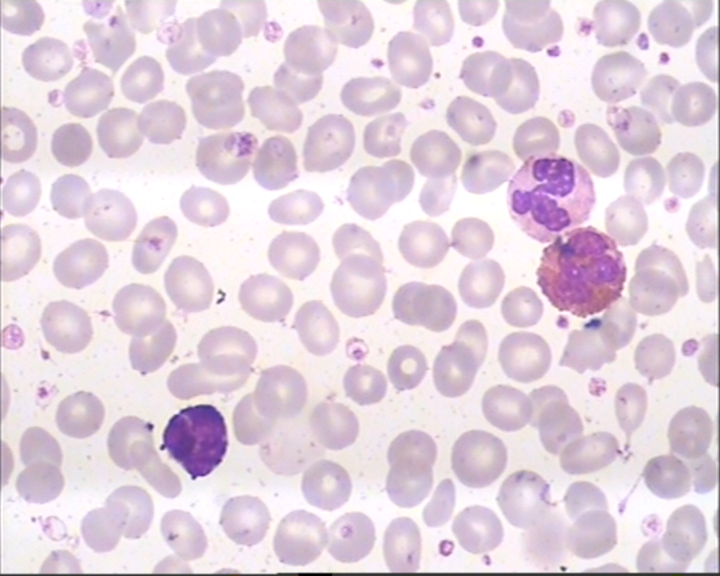
#> input picture data/1.bmp, 720 x 576 px, found by its file name
$ python 'Greyscal and Gaussian Blur.py'
#> lines starting #> are read from the running program, lines starting #| are printed output that depends on the picture
import matplotlib.pyplot as plt
import numpy as np
import cv2

#Github: https://github.com/sujitmandal
#This programe is create by Sujit Mandal

"""
Github: https://github.com/sujitmandal

This programe is create by Sujit Mandal

"""
image = cv2.imread('D:\\Matchin Larning\\all dataset\\LISC Database\\Main Dataset\\mixt\\1.bmp')
#> image is the input picture: shape (576, 720, 3); mean B, G, R 222.5, 209.9, 226.4
#image = cv2.imread("D:\\Python\\Machine Learning\\k-mean cluster\\rgb2hsv.bmp")
image_0 = cv2.cvtColor(image, cv2.COLOR_BGR2GRAY)
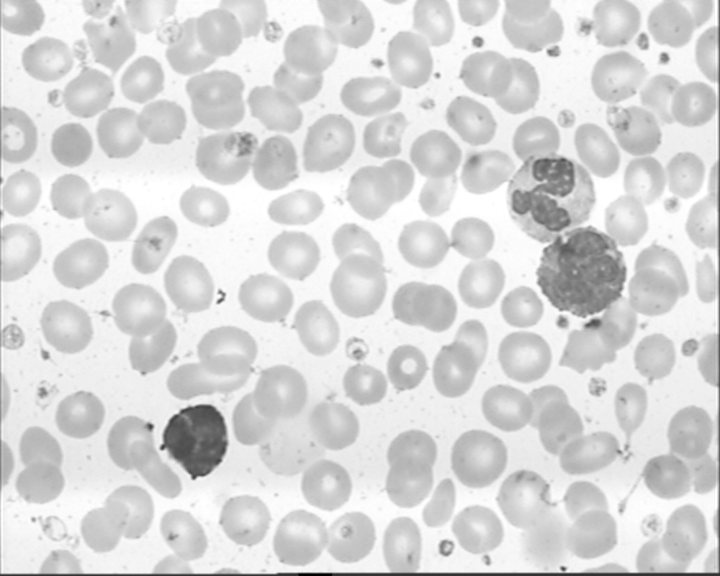
#> image_0: shape (576, 720); min 0, max 255, mean 216.3
image_1 = cv2.GaussianBlur(image_0, (5, 5), 0)

plt.title("Orginal")
plt.imshow(image)
#plt.show()
plt.title("Gray")
plt.imshow(image_0)
#plt.show()
plt.title('Blurred')
plt.imshow(image_1)
#plt.show()

#plt.subplot(2, 2, 1)
plt.title("Orginal")
plt.imshow(image)

#plt.subplot(2, 2 , 2)
plt.title("Gray")
plt.imshow(image_0)

#plt.subplot(2, 2, 3)
plt.title('Blurred')
plt.imshow(image_1)
#plt.show()

canny = cv2.Canny(image, 70, 200)
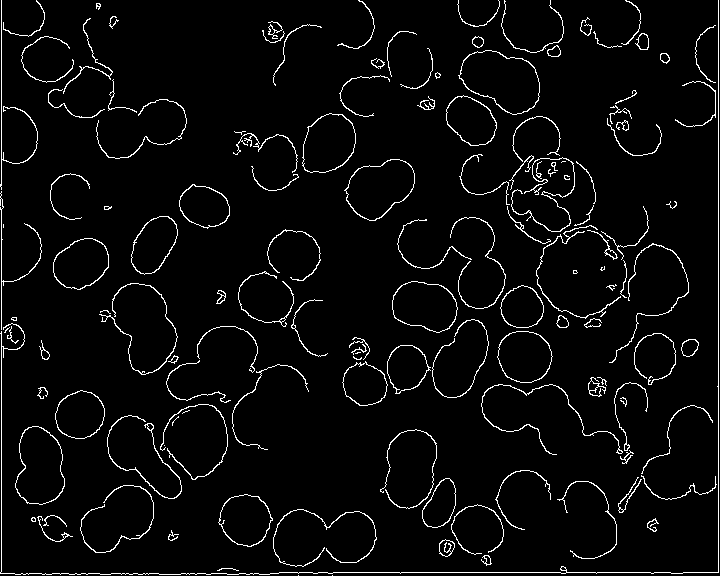
#> canny: shape (576, 720); 4.1% white in thin lines or dots
cv2.imshow("Canny", canny)

cv2.waitKey(0)
cv2.destroyAllWindows()
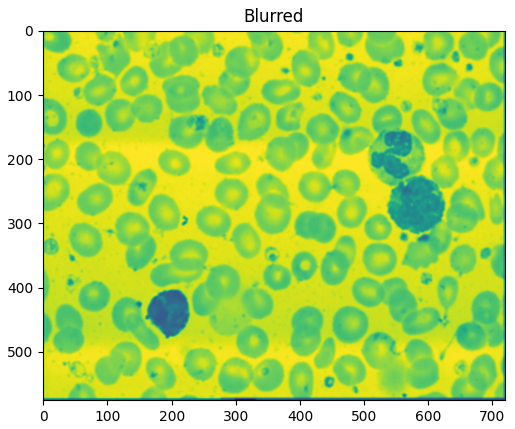
#> figure drawn by matplotlib, 1 panel; B, G, R data is drawn as R, G, B

$ run again, with data/2.bmp copied over data/1.bmp
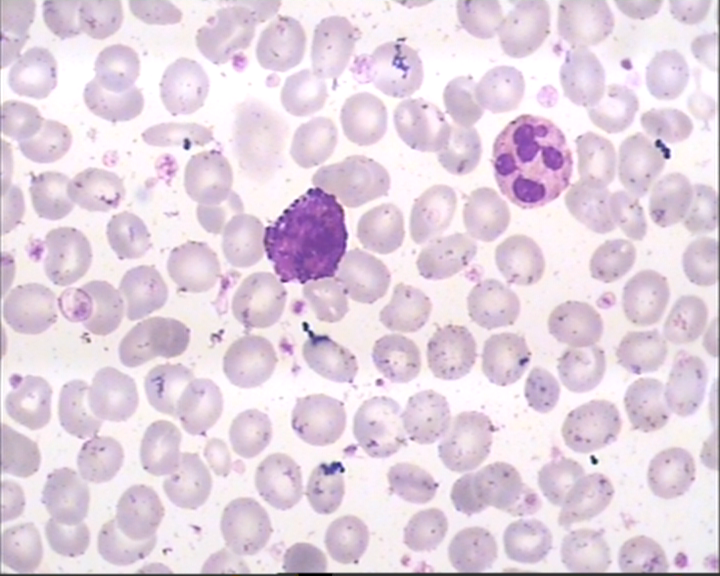
#> input picture data/2.bmp, 720 x 576 px, found by its file name
#> image is the input picture: shape (576, 720, 3); mean B, G, R 225.1, 211.3, 227.5
#> `canny = cv2.Canny(image, 70, 200)`:
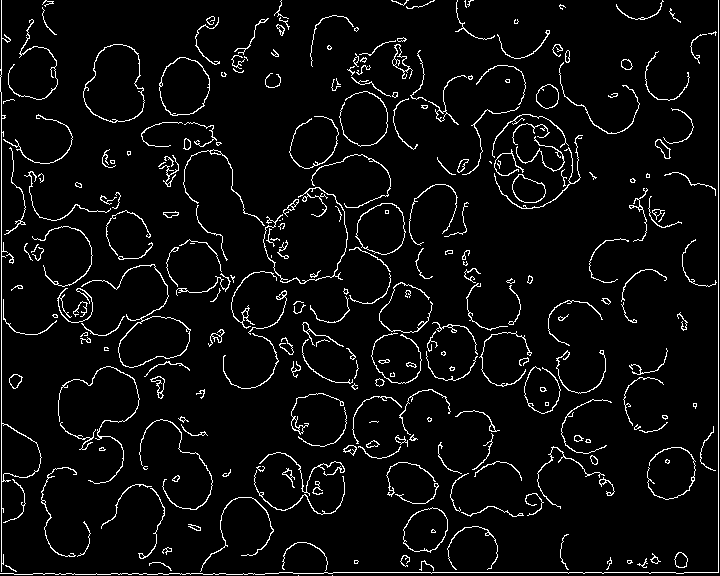
#> canny: shape (576, 720); 5.1% white in thin lines or dots
#> `cv2.destroyAllWindows()`:
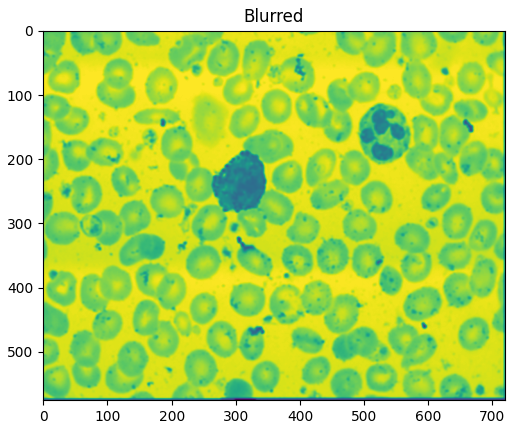
#> figure drawn by matplotlib, 1 panel; B, G, R data is drawn as R, G, B

$ run again, with data/3.bmp copied over data/1.bmp
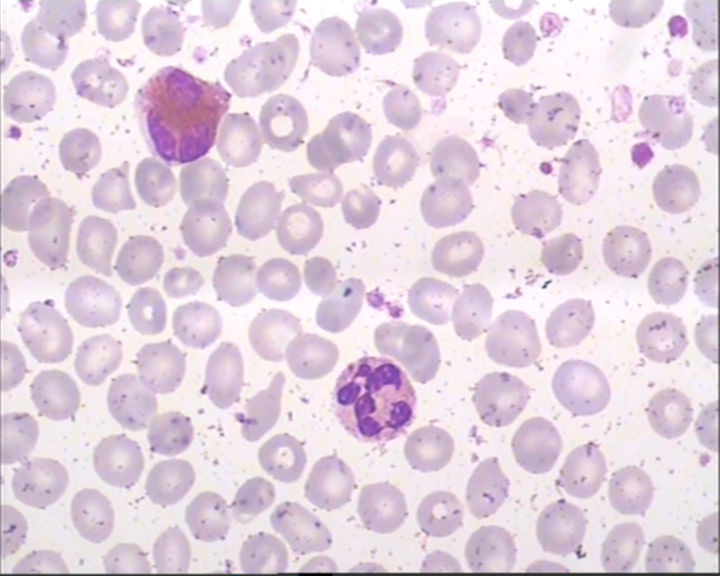
#> input picture data/3.bmp, 720 x 576 px, found by its file name
#> image is the input picture: shape (576, 720, 3); mean B, G, R 223.3, 209.8, 226.2
#> `canny = cv2.Canny(image, 70, 200)`:
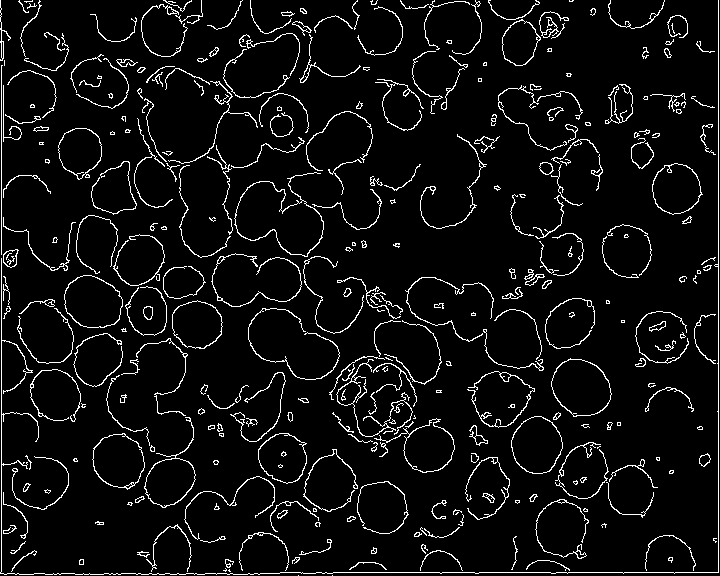
#> canny: shape (576, 720); 6% white in thin lines or dots
#> `cv2.destroyAllWindows()`:
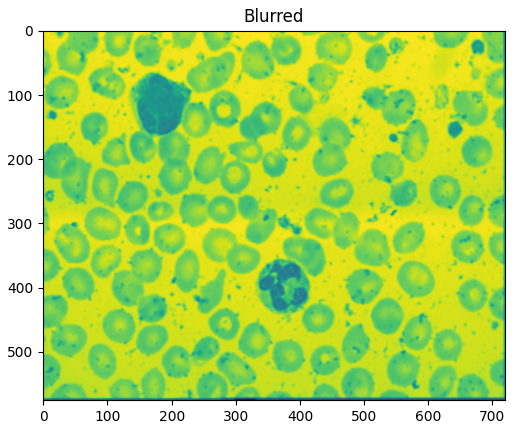
#> figure drawn by matplotlib, 1 panel; B, G, R data is drawn as R, G, B

$ run again, with data/4.bmp copied over data/1.bmp
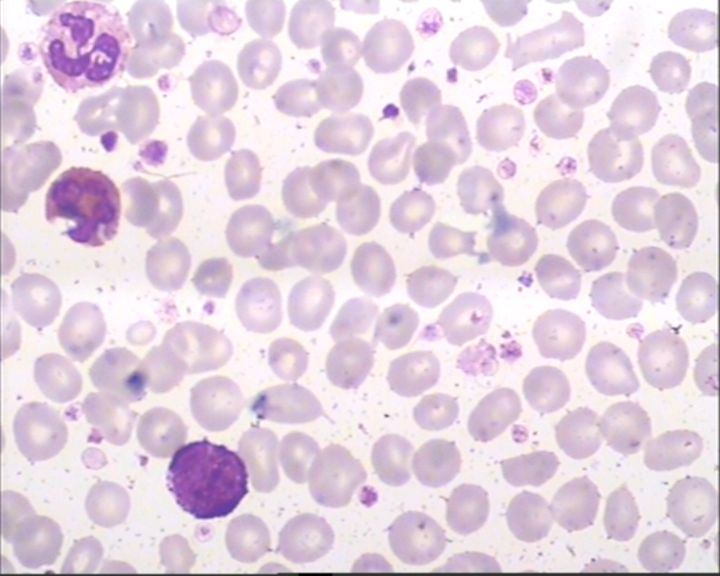
#> input picture data/4.bmp, 720 x 576 px, found by its file name
#> image is the input picture: shape (576, 720, 3); mean B, G, R 224, 210.1, 227.1
#> `canny = cv2.Canny(image, 70, 200)`:
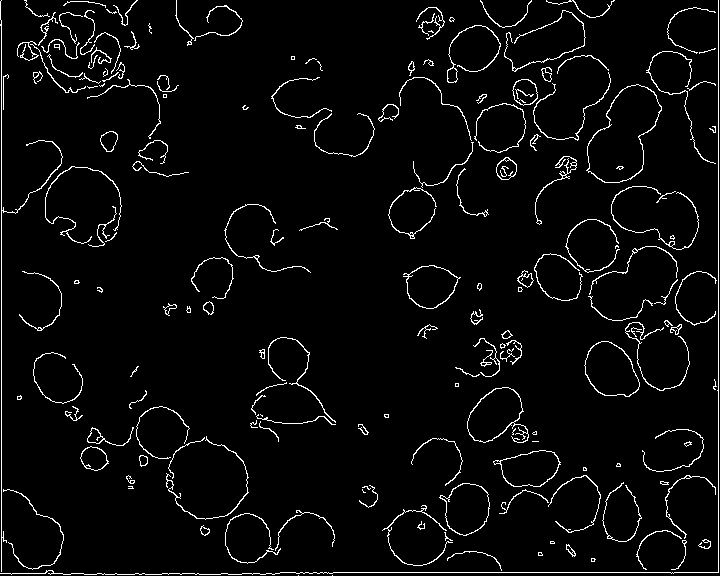
#> canny: shape (576, 720); 3.9% white in thin lines or dots
#> `cv2.destroyAllWindows()`:
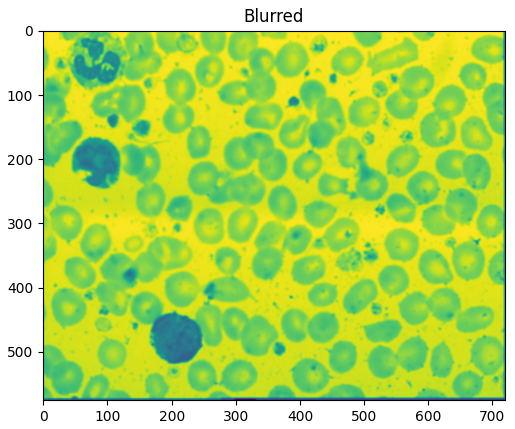
#> figure drawn by matplotlib, 1 panel; B, G, R data is drawn as R, G, B
